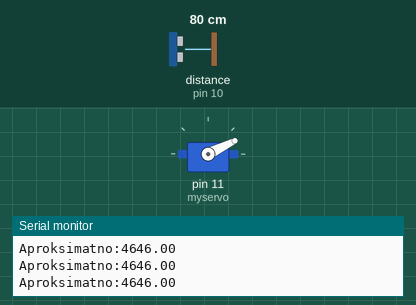
A sketch run on a simulated Arduino Uno, built with avr-gcc and run on an emulated ATmega328P. Shown: servo, the last lines printed to the serial monitor. Wiring (inferred from the names in the program): ultrasonic range finder: trigger pin 9; echo pin 10. Inputs (shaded band) come from the test bench; at power-on: distance to the obstacle (sensor on pin 10) 80 cm. The echo pulse lasts 58.3 µs per cm.

Above: at 1.2 s.
1.3 s: distance to the obstacle (sensor on pin 10) set to 60 cm
At 1.8 s:
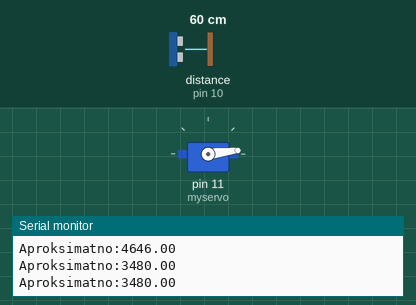
2.9 s: distance to the obstacle (sensor on pin 10) set to 18 cm
At 4.2 s:
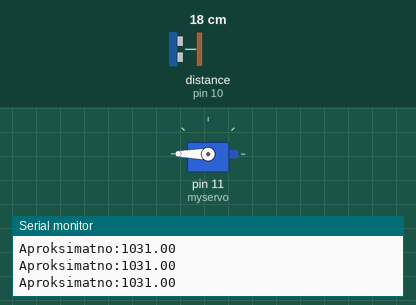
4.5 s: distance to the obstacle (sensor on pin 10) set to 120 cm
At 6.0 s:
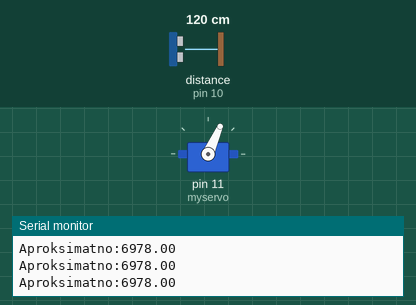
6.4 s: distance to the obstacle (sensor on pin 10) set to 35 cm
At 7.5 s:
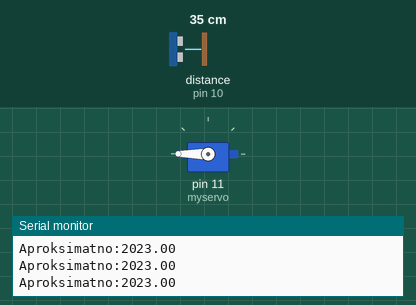
Timing chart, 0 to 9.1 s (numbered marks = the images above; inputs shaded):
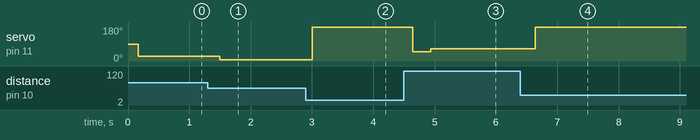

The sketch:

sketch_oct28a.ino
```cpp
#include <Servo.h>

Servo myservo;

const int trigPin = 9;
const int echoPin = 10;

void setup() {
  pinMode(trigPin, OUTPUT);
  pinMode(echoPin, INPUT);
  Serial.begin(9600);
  myservo.attach(11);
}

void loop() {
    int val;
  float duration[11],k;
  float x;
  for(int i = 0; i<=10; i++)
  {
    digitalWrite(trigPin, LOW);
    delayMicroseconds(2);
    digitalWrite(trigPin, HIGH);
    delayMicroseconds(2);
    digitalWrite(trigPin, LOW);
    duration[i] = pulseIn(echoPin, HIGH);
    delay(10);
  }
  for(int i = 0; i<= 9; i++){
    for(int j = i + 1; j<= 10; j++){
      if(duration[i] < duration[j])
      {
        x = duration[i];
        duration[i] = duration[j];
        duration[j] = x;
        }}}
  Serial.print("Aproksimatno:");
  k = 0;
  for(int i=3;i<=8; i++)
  {k += duration[i];}
  k = k/6;
  Serial.println(k);
  val = (int)k;
  val = map(val, 0, 1023, 0, 180);     // scale it to use it with the servo (value between 0 and 180)
  myservo.write(val);
  delay(100);

}
```

Measured:
- after the input at 1.3 s, servo on pin 11 (myservo): 26° → 7° after 0.19 s
- after the input at 2.9 s, servo on pin 11 (myservo): 7° → 180° after 0.10 s
- after the input at 4.5 s, servo on pin 11 (myservo): 180° → 49° after 0.15 s, → 66° 0.29 s later
- after the input at 6.4 s, servo on pin 11 (myservo): 66° → 180° after 0.24 s
